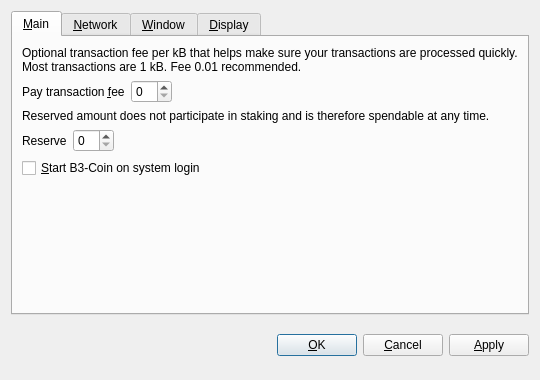
<?xml version="1.0" encoding="UTF-8"?>
<ui version="4.0">
 <class>OptionsDialog</class>
 <widget class="QDialog" name="OptionsDialog">
  <property name="geometry">
   <rect>
    <x>0</x>
    <y>0</y>
    <width>540</width>
    <height>380</height>
   </rect>
  </property>
  <property name="windowTitle">
   <string>Options</string>
  </property>
  <property name="styleSheet">
   <string notr="true">background-image: url(:/images/bkg2);</string>
  </property>
  <property name="modal">
   <bool>true</bool>
  </property>
  <layout class="QVBoxLayout" name="verticalLayout">
   <item>
    <widget class="QTabWidget" name="tabWidget">
     <property name="tabPosition">
      <enum>QTabWidget::North</enum>
     </property>
     <property name="currentIndex">
      <number>0</number>
     </property>
     <widget class="QWidget" name="tabMain">
      <attribute name="title">
       <string>&amp;Main</string>
      </attribute>
      <layout class="QVBoxLayout" name="verticalLayout_Main">
       <item>
        <widget class="QLabel" name="transactionFeeInfoLabel">
         <property name="text">
          <string>Optional transaction fee per kB that helps make sure your transactions are processed quickly. Most transactions are 1 kB. Fee 0.01 recommended.</string>
         </property>
         <property name="textFormat">
          <enum>Qt::PlainText</enum>
         </property>
         <property name="wordWrap">
          <bool>true</bool>
         </property>
        </widget>
       </item>
       <item>
        <layout class="QHBoxLayout" name="horizontalLayoutFee">
         <item>
          <widget class="QLabel" name="transactionFeeLabel">
           <property name="text">
            <string>Pay transaction &amp;fee</string>
           </property>
           <property name="textFormat">
            <enum>Qt::PlainText</enum>
           </property>
           <property name="buddy">
            <cstring>transactionFee</cstring>
           </property>
          </widget>
         </item>
         <item>
          <widget class="BitcoinAmountField" name="transactionFee"/>
         </item>
         <item>
          <spacer name="horizontalSpacerFee">
           <property name="orientation">
            <enum>Qt::Horizontal</enum>
           </property>
           <property name="sizeHint" stdset="0">
            <size>
             <width>40</width>
             <height>20</height>
            </size>
           </property>
          </spacer>
         </item>
        </layout>
       </item>
       <item>
        <widget class="QLabel" name="reserveBalanceInfoLabel">
         <property name="text">
          <string>Reserved amount does not participate in staking and is therefore spendable at any time.</string>
         </property>
         <property name="textFormat">
          <enum>Qt::PlainText</enum>
         </property>
         <property name="wordWrap">
          <bool>true</bool>
         </property>
        </widget>
       </item>
       <item>
        <layout class="QHBoxLayout" name="horizontalLayoutReserveBalance">
         <item>
          <widget class="QLabel" name="reserveBalanceLabel">
           <property name="text">
            <string>Reserve</string>
           </property>
           <property name="textFormat">
            <enum>Qt::PlainText</enum>
           </property>
           <property name="buddy">
            <cstring>reserveBalance</cstring>
           </property>
          </widget>
         </item>
         <item>
          <widget class="BitcoinAmountField" name="reserveBalance"/>
         </item>
         <item>
          <spacer name="horizontalSpacerReserveBalance">
           <property name="orientation">
            <enum>Qt::Horizontal</enum>
           </property>
           <property name="sizeHint" stdset="0">
            <size>
             <width>40</width>
             <height>20</height>
            </size>
           </property>
          </spacer>
         </item>
        </layout>
       </item>
       <item>
        <widget class="QCheckBox" name="bitcoinAtStartup">
         <property name="toolTip">
          <string>Automatically start B3-Coin after logging in to the system.</string>
         </property>
         <property name="text">
          <string>&amp;Start B3-Coin on system login</string>
         </property>
        </widget>
       </item>
       <item>
        <spacer name="verticalSpacer_Main">
         <property name="orientation">
          <enum>Qt::Vertical</enum>
         </property>
         <property name="sizeHint" stdset="0">
          <size>
           <width>20</width>
           <height>40</height>
          </size>
         </property>
        </spacer>
       </item>
      </layout>
     </widget>
     <widget class="QWidget" name="tabNetwork">
      <attribute name="title">
       <string>&amp;Network</string>
      </attribute>
      <layout class="QVBoxLayout" name="verticalLayout_Network">
       <item>
        <widget class="QCheckBox" name="mapPortUpnp">
         <property name="toolTip">
          <string>Automatically open the B3-Coin client port on the router. This only works when your router supports UPnP and it is enabled.</string>
         </property>
         <property name="text">
          <string>Map port using &amp;UPnP</string>
         </property>
        </widget>
       </item>
       <item>
        <widget class="QCheckBox" name="connectSocks">
         <property name="toolTip">
          <string>Connect to the B3-Coin network through a SOCKS5 proxy (e.g. when connecting through Tor).</string>
         </property>
         <property name="text">
          <string>&amp;Connect through SOCKS5 proxy:</string>
         </property>
        </widget>
       </item>
       <item>
        <layout class="QHBoxLayout" name="horizontalLayout_Network">
         <item>
          <widget class="QLabel" name="proxyIpLabel">
           <property name="text">
            <string>Proxy &amp;IP:</string>
           </property>
           <property name="textFormat">
            <enum>Qt::PlainText</enum>
           </property>
           <property name="buddy">
            <cstring>proxyIp</cstring>
           </property>
          </widget>
         </item>
         <item>
          <widget class="QValidatedLineEdit" name="proxyIp">
           <property name="maximumSize">
            <size>
             <width>140</width>
             <height>16777215</height>
            </size>
           </property>
           <property name="toolTip">
            <string>IP address of the proxy (e.g. 127.0.0.1)</string>
           </property>
          </widget>
         </item>
         <item>
          <widget class="QLabel" name="proxyPortLabel">
           <property name="text">
            <string>&amp;Port:</string>
           </property>
           <property name="textFormat">
            <enum>Qt::PlainText</enum>
           </property>
           <property name="buddy">
            <cstring>proxyPort</cstring>
           </property>
          </widget>
         </item>
         <item>
          <widget class="QLineEdit" name="proxyPort">
           <property name="maximumSize">
            <size>
             <width>55</width>
             <height>16777215</height>
            </size>
           </property>
           <property name="toolTip">
            <string>Port of the proxy (e.g. 9050)</string>
           </property>
          </widget>
         </item>
         <item>
          <spacer name="horizontalSpacer_Network">
           <property name="orientation">
            <enum>Qt::Horizontal</enum>
           </property>
           <property name="sizeHint" stdset="0">
            <size>
             <width>40</width>
             <height>20</height>
            </size>
           </property>
          </spacer>
         </item>
        </layout>
       </item>
       <item>
        <spacer name="verticalSpacer_Network">
         <property name="orientation">
          <enum>Qt::Vertical</enum>
         </property>
         <property name="sizeHint" stdset="0">
          <size>
           <width>20</width>
           <height>40</height>
          </size>
         </property>
        </spacer>
       </item>
      </layout>
     </widget>
     <widget class="QWidget" name="tabWindow">
      <attribute name="title">
       <string>&amp;Window</string>
      </attribute>
      <layout class="QVBoxLayout" name="verticalLayout_Window">
       <item>
        <widget class="QCheckBox" name="minimizeToTray">
         <property name="toolTip">
          <string>Show only a tray icon after minimizing the window.</string>
         </property>
         <property name="text">
          <string>&amp;Minimize to the tray instead of the taskbar</string>
         </property>
        </widget>
       </item>
       <item>
        <widget class="QCheckBox" name="minimizeOnClose">
         <property name="toolTip">
          <string>Minimize instead of exit the application when the window is closed. When this option is enabled, the application will be closed only after selecting Quit in the menu.</string>
         </property>
         <property name="text">
          <string>M&amp;inimize on close</string>
         </property>
        </widget>
       </item>
       <item>
        <spacer name="verticalSpacer_Window">
         <property name="orientation">
          <enum>Qt::Vertical</enum>
         </property>
         <property name="sizeHint" stdset="0">
          <size>
           <width>20</width>
           <height>40</height>
          </size>
         </property>
        </spacer>
       </item>
      </layout>
     </widget>
     <widget class="QWidget" name="tabDisplay">
      <attribute name="title">
       <string>&amp;Display</string>
      </attribute>
      <layout class="QVBoxLayout" name="verticalLayout_Display">
       <item>
        <layout class="QHBoxLayout" name="horizontalLayout_1_Display">
         <item>
          <widget class="QLabel" name="langLabel">
           <property name="text">
            <string>User Interface &amp;language:</string>
           </property>
           <property name="textFormat">
            <enum>Qt::PlainText</enum>
           </property>
           <property name="buddy">
            <cstring>lang</cstring>
           </property>
          </widget>
         </item>
         <item>
          <widget class="QValueComboBox" name="lang">
           <property name="toolTip">
            <string>The user interface language can be set here. This setting will take effect after restarting B3-Coin.</string>
           </property>
          </widget>
         </item>
        </layout>
       </item>
       <item>
        <layout class="QHBoxLayout" name="horizontalLayout_2_Display">
         <item>
          <widget class="QLabel" name="unitLabel">
           <property name="text">
            <string>&amp;Unit to show amounts in:</string>
           </property>
           <property name="textFormat">
            <enum>Qt::PlainText</enum>
           </property>
           <property name="buddy">
            <cstring>unit</cstring>
           </property>
          </widget>
         </item>
         <item>
          <widget class="QValueComboBox" name="unit">
           <property name="toolTip">
            <string>Choose the default subdivision unit to show in the interface and when sending coins.</string>
           </property>
          </widget>
         </item>
        </layout>
       </item>
       <item>
        <widget class="QCheckBox" name="coinControlFeatures">
         <property name="toolTip">
          <string>Whether to show coin control features or not.</string>
         </property>
         <property name="text">
          <string>Display coin &amp;control features (experts only!)</string>
         </property>
        </widget>
       </item>
       <item>
        <spacer name="verticalSpacer_Display">
         <property name="orientation">
          <enum>Qt::Vertical</enum>
         </property>
         <property name="sizeHint" stdset="0">
          <size>
           <width>20</width>
           <height>40</height>
          </size>
         </property>
        </spacer>
       </item>
      </layout>
     </widget>
    </widget>
   </item>
   <item>
    <layout class="QHBoxLayout" name="horizontalLayout_Buttons">
     <item>
      <spacer name="horizontalSpacer_1">
       <property name="orientation">
        <enum>Qt::Horizontal</enum>
       </property>
       <property name="sizeHint" stdset="0">
        <size>
         <width>40</width>
         <height>48</height>
        </size>
       </property>
      </spacer>
     </item>
     <item>
      <widget class="QLabel" name="statusLabel">
       <property name="font">
        <font>
         <weight>75</weight>
         <bold>true</bold>
        </font>
       </property>
       <property name="text">
        <string/>
       </property>
       <property name="textFormat">
        <enum>Qt::PlainText</enum>
       </property>
       <property name="wordWrap">
        <bool>true</bool>
       </property>
      </widget>
     </item>
     <item>
      <spacer name="horizontalSpacer_2">
       <property name="orientation">
        <enum>Qt::Horizontal</enum>
       </property>
       <property name="sizeHint" stdset="0">
        <size>
         <width>40</width>
         <height>48</height>
        </size>
       </property>
      </spacer>
     </item>
     <item>
      <widget class="QPushButton" name="okButton">
       <property name="text">
        <string>&amp;OK</string>
       </property>
      </widget>
     </item>
     <item>
      <widget class="QPushButton" name="cancelButton">
       <property name="text">
        <string>&amp;Cancel</string>
       </property>
       <property name="autoDefault">
        <bool>false</bool>
       </property>
      </widget>
     </item>
     <item>
      <widget class="QPushButton" name="applyButton">
       <property name="text">
        <string>&amp;Apply</string>
       </property>
       <property name="autoDefault">
        <bool>false</bool>
       </property>
      </widget>
     </item>
    </layout>
   </item>
  </layout>
 </widget>
 <customwidgets>
  <customwidget>
   <class>BitcoinAmountField</class>
   <extends>QSpinBox</extends>
   <header>bitcoinamountfield.h</header>
   <container>1</container>
  </customwidget>
  <customwidget>
   <class>QValueComboBox</class>
   <extends>QComboBox</extends>
   <header>qvaluecombobox.h</header>
  </customwidget>
  <customwidget>
   <class>QValidatedLineEdit</class>
   <extends>QLineEdit</extends>
   <header>qvalidatedlineedit.h</header>
  </customwidget>
 </customwidgets>
 <resources/>
 <connections/>
</ui>
